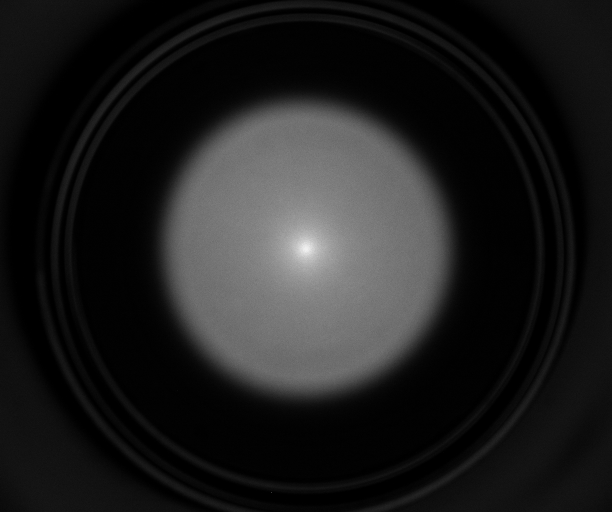
#> input picture Esperienze/Esperienza 0/Dati/CAMimages/plasma/plasma001.tif, 1224 x 1024 px (shown at 1/2 size)
$ jupyter execute --allow-errors esp0.ipynb
#> lines starting #> are read from the running program, lines starting #| are printed output that depends on the picture
[cell 1]
import math
import numpy as np
import pandas as pd
import matplotlib.pyplot as plt
from scipy.optimize import curve_fit
from matplotlib import cm

from PIL import Image

<div style="text-align: center;">
    <span style="color: red; font-size: 70px;"> Esperienza 0 </span>
</div>

<div style="text-align: center;">
    <span style="color: blue; font-size: 50px;"> Studio delle immagini </span>
</div>

[cell 2]
col = 1224
row = 1024

<center>

### Analisi del rumore medio

</center>

[cell 3]
appo = 0
mean_noise = 0

#> (the rest of this cell did not finish here and is left out)

[cell 4]
fig = plt.figure(figsize=(15, 6))

# Creo la griglia per gli output
x = np.linspace(0, col, col)
y = np.linspace(0, row, row)
X, Y = np.meshgrid(x, y)


#--------------------------------------------------#
#                 Plasma originale                 #
#--------------------------------------------------#
ax = fig.add_subplot(1, 2, 1)
inte = np.array(Image.open("Dati/CAMimages/plasma/plasma001.tif"))
#> inte is the input picture: shape (1024, 1224) uint16; min 4, max 624, mean 79.6

# Faccio plot
cax = ax.pcolormesh(X, Y, inte, cmap='jet')
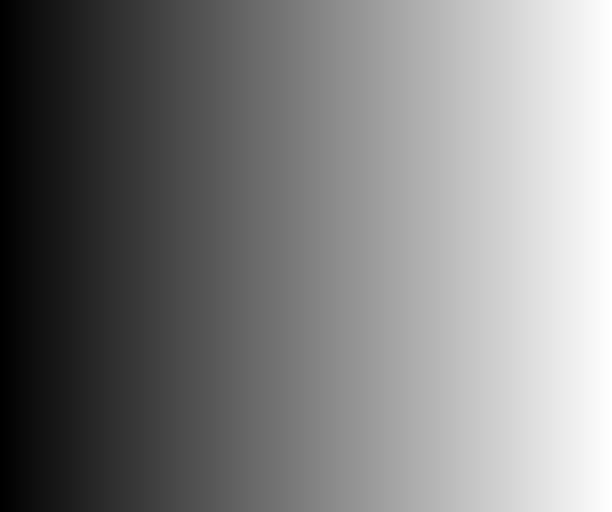
#> X: shape (1024, 1224) float64 (shown at 1/2 size); min 0, max 1224, mean 612; drawn with min black and max white
plt.colorbar(cax); ax.set_aspect('equal')
ax.set_title(f'Immagine di plasma originale', fontsize = 20, pad=20)


#--------------------------------------------------#
#              Calcolo rumore medio                #
#--------------------------------------------------#
ax = fig.add_subplot(1, 2, 2)
#> (the rest of this cell did not finish here and is left out)

<center>

### Dimensioni della trappola

</center>

[cell 5]
# Creo la griglia per gli output
x = np.linspace(0, col, col)
y = np.linspace(0, row, row)
X, Y = np.meshgrid(x, y)

#> (the rest of this cell did not finish here and is left out)

Posso ora centrare le immagini in modo tale da effettuare dei controlli riguardo la dimensione della trappola: non ha senso che i pixel esterni si trovino ad un'intensità non nulla, poichè la loro influenza all'intensità totale è solo rumore. Il centro si trova in:
$$\left(x_c,\,y_c\right)\,=\,\left(612,\,502\right)$$

[cell 6]
fig = plt.figure(figsize=(15, 6))

x = np.linspace(-col/2, col/2, col)
y = np.linspace(-row/2 + 10, row/2 + 10, row)

X, Y = np.meshgrid(x, y)

#-------------------------------------------------------------#
#              Immagine di plasma: esterno nullo              #
#-------------------------------------------------------------#
ax = fig.add_subplot(1, 2, 1)
plasma = np.array(Image.open("Dati/CAMimages/plasma/plasma001.tif"))
plasma = plasma - mean_noise

mask = plasma < 0
#> mask: shape (1024, 1224) bool; every value is 0
plasma[mask] = 0

mask = (X*X + Y*Y) > pow(419, 2)
plasma[mask] = 0
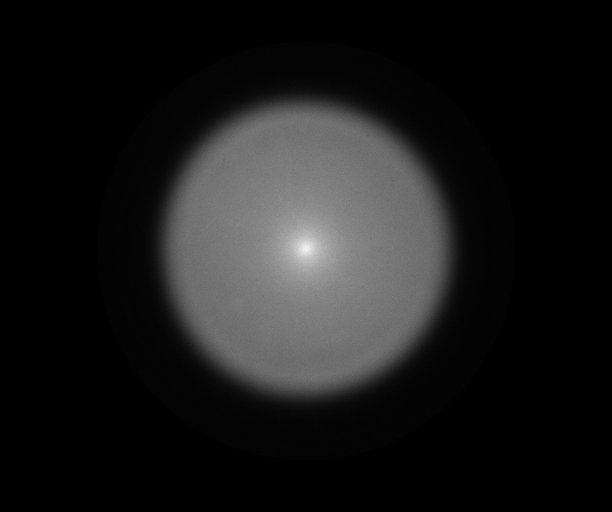
#> plasma: shape (1024, 1224) uint16 (shown at 1/2 size); min 0, max 624, mean 64.3; drawn with min black and max white

# Faccio plot
cax = ax.pcolormesh(X, Y, plasma, cmap='jet')
plt.colorbar(cax); ax.set_aspect('equal')
ax.set_title(f'Esterno nullo', fontsize = 20, pad=20)


#-------------------------------------------------------------#
#                      Profilo d'intensità                    #
#-------------------------------------------------------------#
ax = fig.add_subplot(1, 2, 2)
plasma = plasma.reshape(1024, 1224)
prof = plasma[502,:]
#> prof = 1224 values, max 606 at index 611, min 0 at index 0, mean 156.2

ax.plot(x, prof, color = 'r', linestyle = '-',linewidth = 2)
ax.set_xlabel("Ascissa", fontsize = 15); ax.set_ylabel("Intensità", fontsize = 15); ax.grid(True)
ax.set_title(f"Profilo d'intensità", fontsize = 20, pad=20)

plt.show()
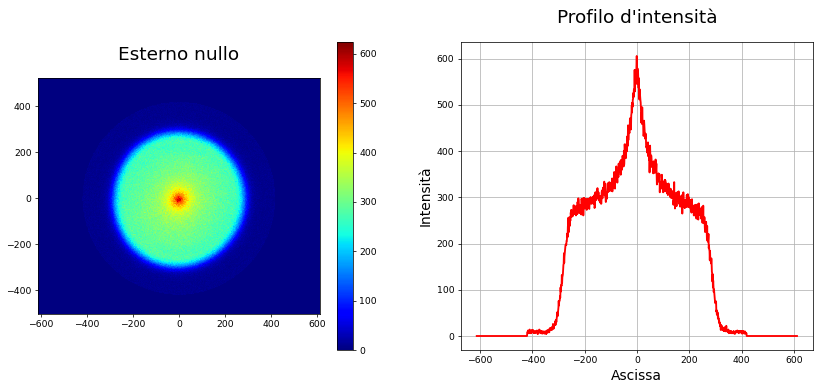
#> figure drawn by matplotlib, 3 panels; panel 3: curve peaks at x = -0.5, y = 606
del x, y, X, Y
del prof, plasma, mask

<center>

### Riflessioni

<center>

Vogliamo togliere le riflessioni che causano un rumore non nullo nella regione della trappola in cui non è presente il plasma: per fare questo mediamo l'intensità sulla corona circolare presente fra raggio di plasma e parete della trappola in modo tale da poterla sottrare ed ottenere un'immagine finalmente pulita.

[cell 7]
fig = plt.figure(figsize=(15, 6))

x = np.linspace(-col/2, col/2, col)
y = np.linspace(-row/2 + 10, row/2 + 10, row)

X, Y = np.meshgrid(x, y)

#-------------------------------------------------------------#
#              Immagine di plasma: esterno nullo              #
#-------------------------------------------------------------#
ax = fig.add_subplot(1, 2, 1)
plasma = np.array(Image.open("Dati/CAMimages/plasma/plasma001.tif"))
plasma = plasma - mean_noise

mask = plasma < 0
plasma[mask] = 0

mask = (X*X + Y*Y) > pow(419, 2)
plasma[mask] = 0

mask = ((X*X + Y*Y) < pow(419, 2)) & ((X*X + Y*Y) > pow(320, 2))
appo = np.mean(plasma[mask])
#> appo = 11.03

mask = (X*X + Y*Y) < pow(419, 2)
plasma[mask] = plasma[mask] - appo
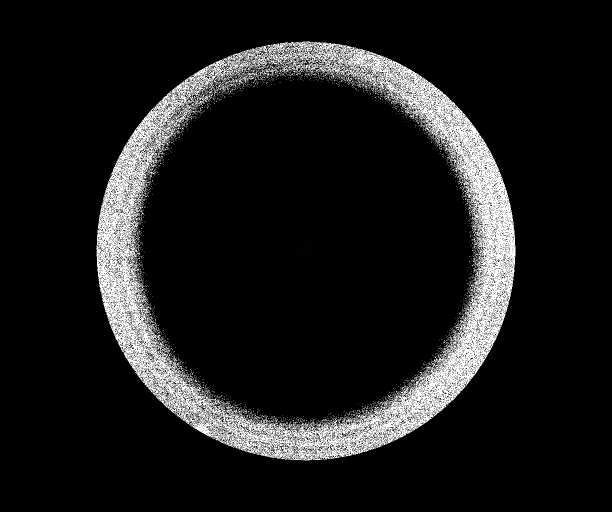
#> plasma: shape (1024, 1224) uint16 (shown at 1/2 size); min 0, max 65535, mean 7034.6; drawn with min black and max white

mask = plasma < 0
plasma[mask] = 0


# Faccio plot
cax = ax.pcolormesh(X, Y, plasma, cmap='jet')
plt.colorbar(cax); ax.set_aspect('equal')
ax.set_title(f'Esterno nullo', fontsize = 20, pad=20)


#-------------------------------------------------------------#
#                      Profilo d'intensità                    #
#-------------------------------------------------------------#
ax = fig.add_subplot(1, 2, 2)
plasma = plasma.reshape(1024, 1224)
prof = plasma[502,:]
#> prof = 1224 values, max 65535 at index 197, min 0 at index 0, mean 6841

ax.plot(x, prof, color = 'r', linestyle = '-',linewidth = 2)
ax.set_xlabel("Ascissa", fontsize = 15); ax.set_ylabel("Intensità", fontsize = 15); ax.grid(True)
ax.set_title(f"Profilo d'intensità", fontsize = 20, pad=20)

plt.show()
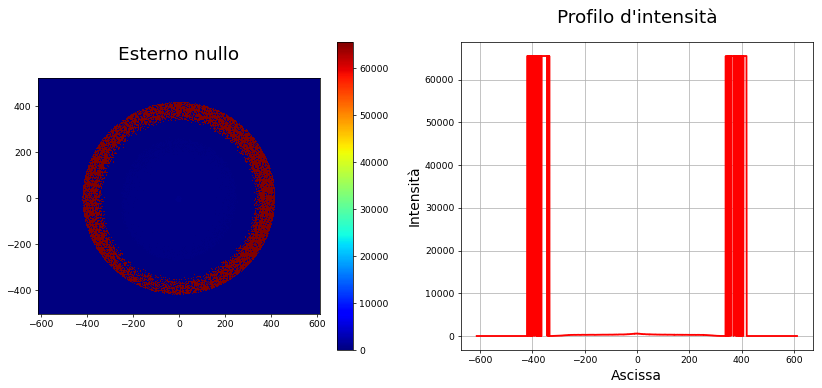
#> figure drawn by matplotlib, 3 panels; panel 3: curve peaks at x = -414.8, y = 65535

del x, y, X, Y
del prof, plasma, appo, mean_noise

<center>

### Funzioni per automatizzare la pulizia

</center>

[cell 8]
# Function to compute mean noise
def mean_noise(base, num_im):
    appo = 0
    m_noise = 0

    for i in range(1, num_im + 1):
        path = base + "{:03d}".format(i) + ".tif"
        m_noise = m_noise * i/(i+1) + np.array(Image.open(path))/(i+1)

    del appo
    return m_noise


# Function to set outside pixel to zero
def est_nullo(plasma, mean_noise, radius, xcen, ycen):
    x = np.linspace(-xcen, col - xcen, col)
    y = np.linspace(-ycen, row - ycen, row)

    # Creating mash grid to check wether we are in trap or not
    X, Y = np.meshgrid(x, y)

    plasma = plasma - mean_noise

    mask = plasma < 0
    plasma[mask] = 0

    mask = (X*X + Y*Y) > pow(radius, 2)
    plasma[mask] = 0

    del mask, x, y, X, Y
    return plasma


# Function to reduce additional noise
def no_rifl(plasma, r_pl, r_trap, xcen, ycen):
    x = np.linspace(-xcen, col - xcen, col)
    y = np.linspace(-ycen, row - ycen, row)

    X, Y = np.meshgrid(x, y)

    mask = ((X*X + Y*Y) < pow(r_trap, 2)) & ((X*X + Y*Y) > pow(r_pl, 2))
    appo = np.mean(plasma[mask])

    mask = (X*X + Y*Y) < pow(r_trap, 2)
    plasma[mask] = plasma[mask] - appo

    mask = plasma < 0
    plasma[mask] = 0

    del x, y, X, Y, appo, mask
    return plasma

[cell 9]
#--------------------------------------------------#
#     Testo i metodi --> prima fase di pulizia     #
#--------------------------------------------------#
xcen = 612; ycen = 502; r_pl = 320; rtrap = 419

#> (the rest of this cell did not finish here and is left out)

<center>

### Stampo immagini pulite

</center>

#> (a cell that did not finish here is left out)

xcen = 612; ycen = 502; r_pl = 320; rtrap = 419

conta = 1
for i in range(1, 34):

    # Here we have a corrupted image: we need to check in order not to use her
    if i != 7:
        path = "Dati/CAMimages/plasma/plasma" + "{:03d}".format(i) + ".tif"

        plasma = np.array(Image.open(path))
        plasma = plasma.reshape(1024, 1224)

        plasma = est_nullo(plasma, rum_med, rtrap, xcen, ycen)
        plasma = no_rifl(plasma, r_pl, rtrap, xcen, ycen)

        # Salvo l'immagine
        path = "Dati/CAMimages/plasma_pulite/plasma" + "{:03d}".format(conta) + ".tif"

        image = Image.fromarray(plasma)
        image.save(path)
        conta += 1

del rum_med, plasma, image, conta
del xcen, ycen, r_pl, rtrap, path

<center>

### Intensità media

</center>

[cell 11]
int_media = 0
#> int_media = 0
#> `int_media = int_media * (i-1)/i + sum(sum(plasma))/i`: int_media = 37714926

#> (the rest of this cell did not finish here and is left out)
